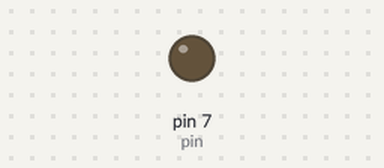
This sketch was run on a simulated Arduino Uno, built with avr-gcc and run on an emulated ATmega328P. Parts: output pins drawn as LEDs (lit = HIGH).

Above: at 1.3 s.
At 9.3 s:
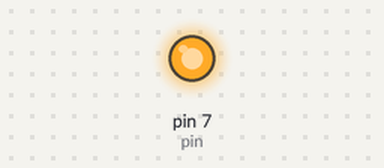
Timing chart, 0 to 9.6 s (numbered marks = the images above):
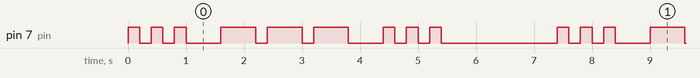

The sketch:

MorseCodeFlasher.ino
```cpp
#include "MorseCode.h"
//just a pointer example but doesn't need to be one
MorseCodeWriter * morseOutput;
int pin = 7;
void setup() {
  //Initialise the pointer
  morseOutput = new MorseCodeWriter(pin,2);
  pinMode(pin,OUTPUT);
}

void loop() {
  //You use -> instead of . when using a pointer
  morseOutput->writeSentenceInMorse("sos");
  delay(1400);
}
```

MorseCode.h
```cpp
class MorseCodeCharacter
{
  public:
  int sequence[5];

  MorseCodeCharacter(int a, int b, int c, int d, int e)
  {
    sequence[0] = a;
    sequence[1] = b;
    sequence[2] = c;
    sequence[3] = d;
    sequence[4] = e;
  }
  void writeLetter(int pinID,int speed)
  {
    for(int i=0;i<5;i++)
    {
      if(sequence[i] == 1)
      {
        digitalWrite(pinID,HIGH);
        delay(100*speed);
        digitalWrite(pinID,LOW);
        delay(100*speed);
      }
      else if(sequence[i] == 2)
      {
        digitalWrite(pinID,HIGH);
        delay(300*speed);
        digitalWrite(pinID,LOW);
        delay(100*speed);
      }
    }
  }
};

class MorseCodeWriter
{
 private:
 int outputPin;
 int outputSpeed;
 public:
 MorseCodeCharacter * letters[26];
 MorseCodeCharacter * numbers[10];
 //Constructor - called when an Object is created
 MorseCodeWriter(int pinID, int speed)
 {
  outputPin = pinID;
  outputSpeed = speed;

  //initialise letters
  letters[0] = new MorseCodeCharacter(1,2,0,0,0); //A
  letters[1] = new MorseCodeCharacter(2,1,1,1,0); //B
  letters[2] = new MorseCodeCharacter(2,1,2,1,0); //C
  letters[3] = new MorseCodeCharacter(2,1,1,0,0); //D
  letters[4] = new MorseCodeCharacter(1,0,0,0,0); //E
  letters[5] = new MorseCodeCharacter(1,1,2,1,0); //F
  letters[6] = new MorseCodeCharacter(2,2,1,0,0); //G
  letters[7] = new MorseCodeCharacter(1,1,1,1,0); //H
  letters[8] = new MorseCodeCharacter(1,1,0,0,0); //I
  letters[9] = new MorseCodeCharacter(1,2,2,2,0); //J
  letters[10] = new MorseCodeCharacter(2,1,2,0,0); //K
  letters[11] = new MorseCodeCharacter(1,2,1,1,0); //L
  letters[12] = new MorseCodeCharacter(2,2,0,0,0); //M
  letters[13] = new MorseCodeCharacter(2,1,0,0,0); //N
  letters[14] = new MorseCodeCharacter(2,2,2,0,0); //O
  letters[15] = new MorseCodeCharacter(1,2,2,1,0); //P
  letters[16] = new MorseCodeCharacter(2,2,1,2,0); //Q
  letters[17] = new MorseCodeCharacter(1,2,1,0,0); //R
  letters[18] = new MorseCodeCharacter(1,1,1,0,0); //S
  letters[19] = new MorseCodeCharacter(2,0,0,0,0); //T
  letters[20] = new MorseCodeCharacter(1,1,2,0,0); //U
  letters[21] = new MorseCodeCharacter(1,1,1,2,0); //V
  letters[22] = new MorseCodeCharacter(1,2,2,0,0); //W
  letters[23] = new MorseCodeCharacter(2,1,1,2,0); //X
  letters[24] = new MorseCodeCharacter(2,1,2,2,0); //Y
  letters[25] = new MorseCodeCharacter(2,2,1,1,0); //Z

  //initialise numbers
  numbers[0] = new MorseCodeCharacter(2,2,2,2,2); //0
  numbers[1] = new MorseCodeCharacter(1,2,2,2,2); //1
  numbers[2] = new MorseCodeCharacter(1,1,2,2,2); //2
  numbers[3] = new MorseCodeCharacter(1,1,1,2,2); //3
  numbers[4] = new MorseCodeCharacter(1,1,1,1,2); //4
  numbers[5] = new MorseCodeCharacter(1,1,1,1,1); //5
  numbers[6] = new MorseCodeCharacter(2,1,1,1,1); //6
  numbers[7] = new MorseCodeCharacter(2,2,1,1,1); //7
  numbers[8] = new MorseCodeCharacter(2,2,2,1,1); //8
  numbers[9] = new MorseCodeCharacter(2,2,2,2,1); //9
 }

  //Deconstructor - called when an object is destroyed
 ~MorseCodeWriter()
 {
  //Anything created using "new" needs to be destroyed using "delete"
  //this isn't really needed for this program but it's good practice
  for(int i=0;i<26;i++)
  {
    delete letters[i];
    //You don't need curly braces ({}) when an if or for only runs one line
    if(i<10)
      delete numbers[i];
  }
 }


 void writeSentenceInMorse(const char * string)
 {
  //write supplied sentence in MorseCode on supplied pinID

  //This is a pointer to the current character
  const char * c = string;

  //Strings are null-terminated this means the last character is ASCII(0)
  //so this loop will run until it finds a 0
  while(*c != 0)
  {
    if(*c >47)
    {
      if(*c>64)
      {
        if(*c>96 && *c<123){
          //Lowercase Letter
          letters[*c-97]->writeLetter(outputPin,outputSpeed);
          delay(outputSpeed*200);
        }
        else if(*c<91)
        {
          //Uppercase Letter
          letters[*c-65]->writeLetter(outputPin,outputSpeed);
          delay(outputSpeed*200);
        }
      }
      else if(*c <58)
      {
        //Number
        numbers[*c-48]->writeLetter(outputPin,outputSpeed);
          delay(outputSpeed*200);
      }
    }
    else if(*c == 32)
      delay(outputSpeed*700);

    //Increment the pointer by 1 (this means that c is now pointing at the next letter)
    c++;
  }
 }
};
```

Measured:
- by itself, pin 7 (pin): repeats every 7.4 s: 2 × (LOW 0.20 s, HIGH 0.20 s), LOW 0.60 s, 2 × (HIGH 0.60 s, LOW 0.20 s), HIGH 0.60 s, LOW 0.60 s, 2 × (HIGH 0.20 s, LOW 0.20 s), HIGH 0.20 s, LOW 2.0 s, HIGH 0.20 s
- by itself, everything shown: repeats every 7.4 s, in 18 steps
